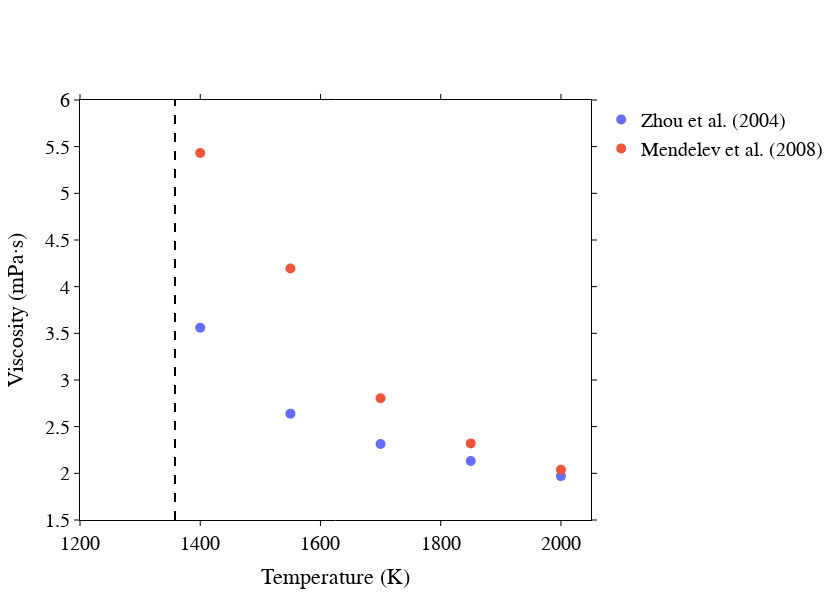

Notebook code for this chart:
### Code cell
from dfttk.plotly_format import plot_format
import plotly.graph_objects as go

# Create a scatter plot for viscosity vs. temperature
fig = go.Figure()

fig.add_trace(go.Scatter(
    x=temperatures,
    y=viscosity_zhou,
    mode='markers',
    name='Zhou et al. (2004)',
    marker={'size': 10}
))

fig.add_trace(go.Scatter(
    x=temperatures,
    y=viscosity_mendelev,
    mode='markers',
    name='Mendelev et al. (2008)',
    marker={'size': 10}
))

fig.add_vline(x=1358, line_dash='dash', line_color='black')
fig.update_layout(showlegend=True)
fig.update_yaxes(range=[1.5, 6.0])
fig.update_xaxes(range=[1200, 2050])
plot_format(fig, xtitle='Temperature (K)', ytitle='Viscosity (mPa·s)')
fig.show()

### Figure 1 — Plotly figure (JSON) as saved in the notebook; plotly's stock layout.template omitted (floating-point values rounded to 4 significant figures)
{"data": [{"marker": {"size": 10}, "mode": "markers", "name": "Zhou et al. (2004)", "type": "scatter", "x": [1400, 1550, 1700, 1850, 2000], "y": [3.56, 2.64, 2.314, 2.131, 1.97]}, {"marker": {"size": 10}, "mode": "markers", "name": "Mendelev et al. (2008)", "type": "scatter", "x": [1400, 1550, 1700, 1850, 2000], "y": [5.431, 4.195, 2.805, 2.321, 2.039]}], "layout": {"font": {"family": "Devaju Sans"}, "height": 600, "legend": {"font": {"color": "black", "size": 20}}, "plot_bgcolor": "white", "shapes": [{"line": {"color": "black", "dash": "dash"}, "type": "line", "x0": 1358, "x1": 1358, "xref": "x", "y0": 0, "y1": 1, "yref": "y domain"}], "showlegend": true, "width": 840, "xaxis": {"linecolor": "black", "linewidth": 1, "mirror": "allticks", "range": [1200, 2050], "showgrid": false, "showline": true, "tickcolor": "black", "tickfont": {"color": "rgb(0,0,0)", "size": 20}, "ticks": "outside", "tickwidth": 1, "title": {"font": {"color": "rgb(0,0,0)", "size": 22}, "text": "Temperature (K)"}}, "yaxis": {"linecolor": "black", "linewidth": 1, "mirror": "allticks", "range": [1.5, 6], "showgrid": false, "showline": true, "tickcolor": "black", "tickfont": {"color": "rgb(0,0,0)", "size": 20}, "ticks": "outside", "tickwidth": 1, "title": {"font": {"color": "rgb(0,0,0)", "size": 22}, "text": "Viscosity (mPa·s)"}}}}
